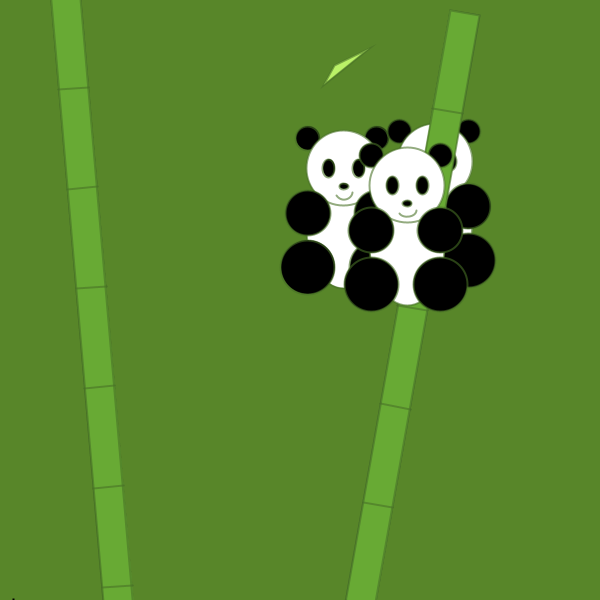
Frame 1 (no input)
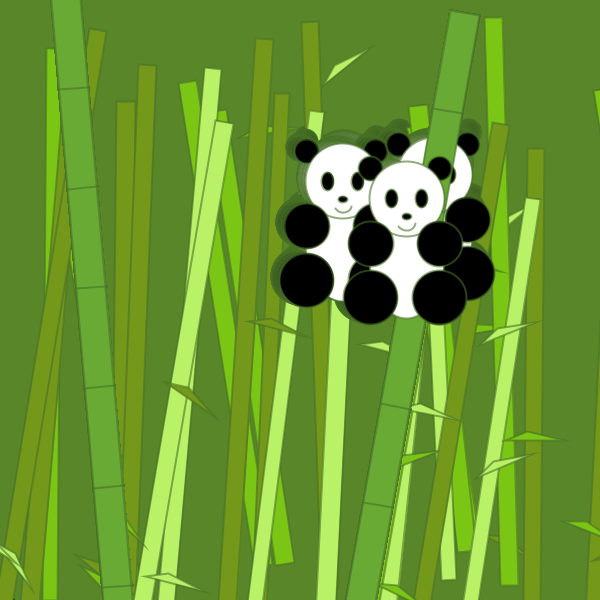
Frame 60 (the mouse pressed at the canvas centre just before this capture)
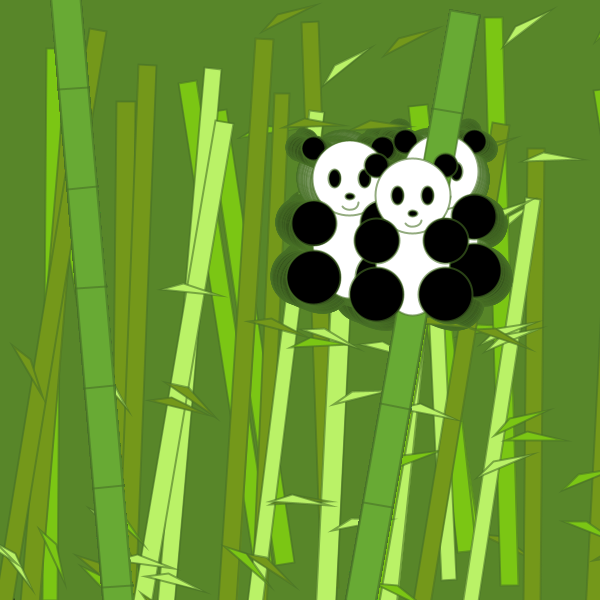
Frame 120 (the mouse held since frame 60 and released just before this capture)

The Processing sketch that drew these frames (run headless with seeded random() and noise(); from frame 60 on, the mouse is pressed at the canvas centre):

// Processing sketch: processing_90584
// ── processing_90584.pde

int myX;
int myY;
float bambooW ;
float bambooH ;
float i=0;
float h=0;
color[ ] bambooColor = {#74A025,#85D630,#3B6213};
color[ ] leafColor = {#74981A,#7BC614,#BAF267};
float x=0;
float y=0;
float pandaX,noiseA;
float pandaY,noiseB,increment;
int leafX;
int leafY;

Panda[] myPanda;

void setup() {
size(600,600);
background(#588629);
strokeWeight(2);
noiseA=1;
noiseB=100;
increment=0.005;
myPanda = new Panda[3];
for (int i=0; i< myPanda.length;i++) {
    myPanda[i]= new Panda(random(0,width/2),random(0,height/2));
  }
}

void draw() {

if(h<width) {
h=h+bambooW+5;
pushMatrix();
translate(0,0);
rotate(radians(random(-10,10)));
rect(h,600,bambooW,-bambooH);
fill(bambooColor[int(random(0,3))]);
bambooW = random(15,20);
bambooH = random(400,600);
popMatrix();
}
//draw random bamboo
for (int i=0; i<myPanda.length;i++) {
  myPanda[i].drawBamboo();
  myPanda[i].drawPanda();
  myPanda[i].drawLeaf();

 }
}

class Panda {
 float a; float b; 
 Panda(float a_, float b_) {
   a= a_;
   b= b_;

 }



void drawBamboo()
{ 

 //draw the right bamboo
 pushMatrix();
  translate(450,10);
  rotate(radians(10));
  stroke(71, 113, 39, 150);
  fill(104, 170, 52);
  rect(0, 0, 30, 1020);
  line(0, 100, 30, 100);
  line(0, 200, 30, 200);
  line(0, 300, 30, 300);
  line(0, 400, 30, 400);
  line(0, 500, 30, 500);
  line(0, 600, 30, 600);
  line(0, 700, 30, 700);
  line(0, 800, 30, 800);
  line(0, 900, 30, 900);
  popMatrix();

//draw the left bamboo
 pushMatrix();
  translate(50,-10);
  rotate(radians(-5));
  stroke(71, 113, 38, 150);
  fill(104, 170, 52);
  rect(0, 0, 30,800);
  line(0, 100, 30, 100);
  line(0, 200, 30, 200);
  line(0, 300, 30, 300);
  line(0, 400, 30, 400);
  line(0, 500, 30, 500);
  line(0, 600, 30, 600);
  line(0, 700, 30, 700);
  line(0, 800, 30, 800);
  line(0, 900, 30, 900);
  popMatrix();

}

//draw panda
void drawPanda() {
pushMatrix();
translate(a,b);
pandaX=pandaX-(0.5-noise(noiseA));
pandaY=pandaY-(0.5-noise(noiseB));
noiseA=noiseA+increment;
noiseB=noiseB+increment;
x=pandaX;
y=pandaY;
fill(0);//black
ellipse(114+x,60-y,24,24);//left ear
ellipse(183+x,60-y,24,24);//right ear
fill(255,255,255);//white
ellipse(150+x,150-y,75,120);//body
ellipse(150+x,90-y,75,75);//head
fill(0,0,0);//black
ellipse(135+x,90-y,12,18);//left eye
ellipse(165+x,90-y,12,18);//right eye
ellipse(150+x,108-y,9,6);//nose
ellipse(114+x,135-y,45,45);//left hand
ellipse(183+x,135-y,45,45);//right hand
ellipse(114+x,189-y,54,54);//left foot
ellipse(183+x,189-y,54,54);//right foot
noFill();
arc(150+x,114-y,18,15,radians(random(3,10)),radians(random(150,142)));//smile
popMatrix();
}

void drawLeaf() {
pushMatrix();
frameRate(15);
fill(leafColor[int(random(0,3))]);
rotate(radians(random(-180,180)));
leafX = int(random(0,width));
leafY = int(random(0,height));
triangle(195+leafX,120+leafY,50+204+leafX,20+99+leafY,216+leafX,111+leafY);
popMatrix();

}
}
